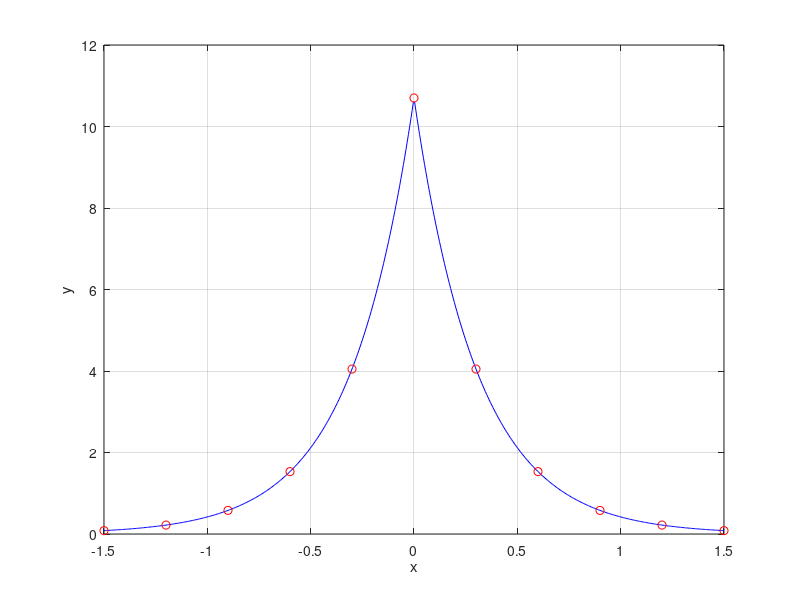

Recreate this plot in MATLAB.
clc;

x = [-1.5, -1.2, -0.9, -0.6, -0.3, 0, 0.3, 0.6, 0.9, 1.2, 1.5];
y = [0.0829, 0.2192, 0.5794, 1.5315, 4.0481, 10.7, 4.0481, 1.5315, 0.5794, 0.2192, 0.0829];

% Замена: X = |x|, Y = ln(y)
X = abs(x);
Y = log(y);


coeffs = polyfit(X, Y, 1);
A = coeffs(1);
B = coeffs(2);

b = A;
a = exp(B);

fprintf('y = %f * exp(%f * |x|)\n', a, b);




x_fit = linspace(-1.5, 1.5, 500);
y_fit = a .* exp(b .* abs(x_fit));

figure;
plot(x_fit, y_fit, 'b');
hold on;
plot(x, y, 'ro');
xlabel('x');
ylabel('y');


grid on;
hold off;










